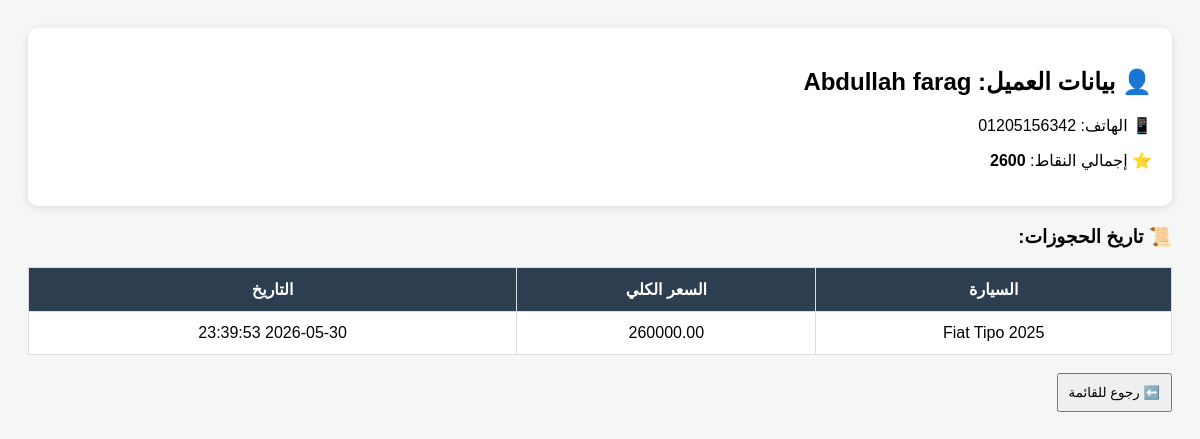
/customer_profile.php?id=1, run on the app's committed database.
### tables this page shows
CREATE TABLE `customers` (
  `id` int(11) NOT NULL,
  `full_name` varchar(150) NOT NULL,
  `phone` varchar(20) NOT NULL,
  `email` varchar(100) DEFAULT NULL,
  `points` int(11) DEFAULT 0,
  `created_at` timestamp NOT NULL DEFAULT current_timestamp()
);

CREATE TABLE `rentals` (
  `id` int(11) NOT NULL,
  `car_id` int(11) NOT NULL,
  `customer_name` varchar(100) NOT NULL,
  `start_date` date NOT NULL,
  `end_date` date NOT NULL,
  `total_price` decimal(10,2) DEFAULT NULL,
  `created_at` timestamp NOT NULL DEFAULT current_timestamp(),
  `added_by` varchar(100) DEFAULT NULL,
  `customer_id` int(11) DEFAULT NULL,
  `status` varchar(20) DEFAULT 'active'
);

CREATE TABLE `cars` (
  `id` int(11) NOT NULL,
  `model_name` varchar(100) NOT NULL,
  `purchase_price` decimal(10,2) DEFAULT NULL,
  `price_per_day` decimal(10,2) DEFAULT NULL,
  `selling_price` decimal(10,2) DEFAULT 0.00,
  `status` enum('available','rented','sold') DEFAULT 'available',
  `car_image` varchar(255) DEFAULT NULL,
  `rent_price` decimal(10,2) NOT NULL,
  `last_maintenance_date` date DEFAULT NULL,
  `next_maintenance_km` int(11) DEFAULT 10000,
  `current_km` int(11) DEFAULT 0
);

### customer_profile.php (the view, shortened to what this page needs)
<?php
require_once 'db.php';
$customer_id = $_GET['id'];
$stmt = $db->prepare("SELECT * FROM customers WHERE id = ?");
$stmt->execute([$customer_id]);
$customer = $stmt->fetch();
$rentals = $db->prepare("
    SELECT rentals.*, cars.model_name
    FROM rentals
    JOIN cars ON rentals.car_id = cars.id
    WHERE rentals.customer_id = ?
    ORDER BY rentals.id DESC
");
$rentals->execute([$customer_id]);
$history = $rentals->fetchAll();
?>
<!DOCTYPE html>
<html lang="ar" dir="rtl">
<head>
</head>
<body>
    <div class="profile-card">
        <h2>👤 بيانات العميل: <?php echo $customer['full_name']; ?></h2>
        <p>📱 الهاتف: <?php echo $customer['phone']; ?></p>
        <p>⭐ إجمالي النقاط: <strong><?php echo $customer['points']; ?></strong></p>
    </div>
    <h3>📜 تاريخ الحجوزات:</h3>
    <table>
        <tr>
            <th>السيارة</th>
            <th>السعر الكلي</th>
            <th>التاريخ</th>
        </tr>
        <?php foreach ($history as $h): ?>
        <tr>
            <td><?php echo $h['model_name']; ?></td>
            <td><?php echo $h['total_price']; ?></td>
            <td><?php echo $h['created_at']; ?></td>
        </tr>
        <?php endforeach; ?>
    </table>
    <br>
    <button onclick="history.back()" style="padding: 10px; cursor: pointer;">⬅️ رجوع للقائمة</button>
</body>
</html>

### customer_profile.php (style rules this page uses)
body { font-family: sans-serif; background: #f4f7f6; padding: 20px; }
.profile-card { background: white; padding: 20px; border-radius: 10px; box-shadow: 0 2px 10px rgba(0,0,0,0.1); margin-bottom: 20px; }
table { width: 100%; border-collapse: collapse; background: white; }
th, td { padding: 12px; border: 1px solid #ddd; text-align: center; }
th { background: #2c3e50; color: white; }

### data on the page
customers: full_name "Abdullah farag", phone "01205156342", points "2600"
rentals: car.model_name "Fiat Tipo 2025", total_price "260000.00", created_at "2026-05-30 23:39:53"
